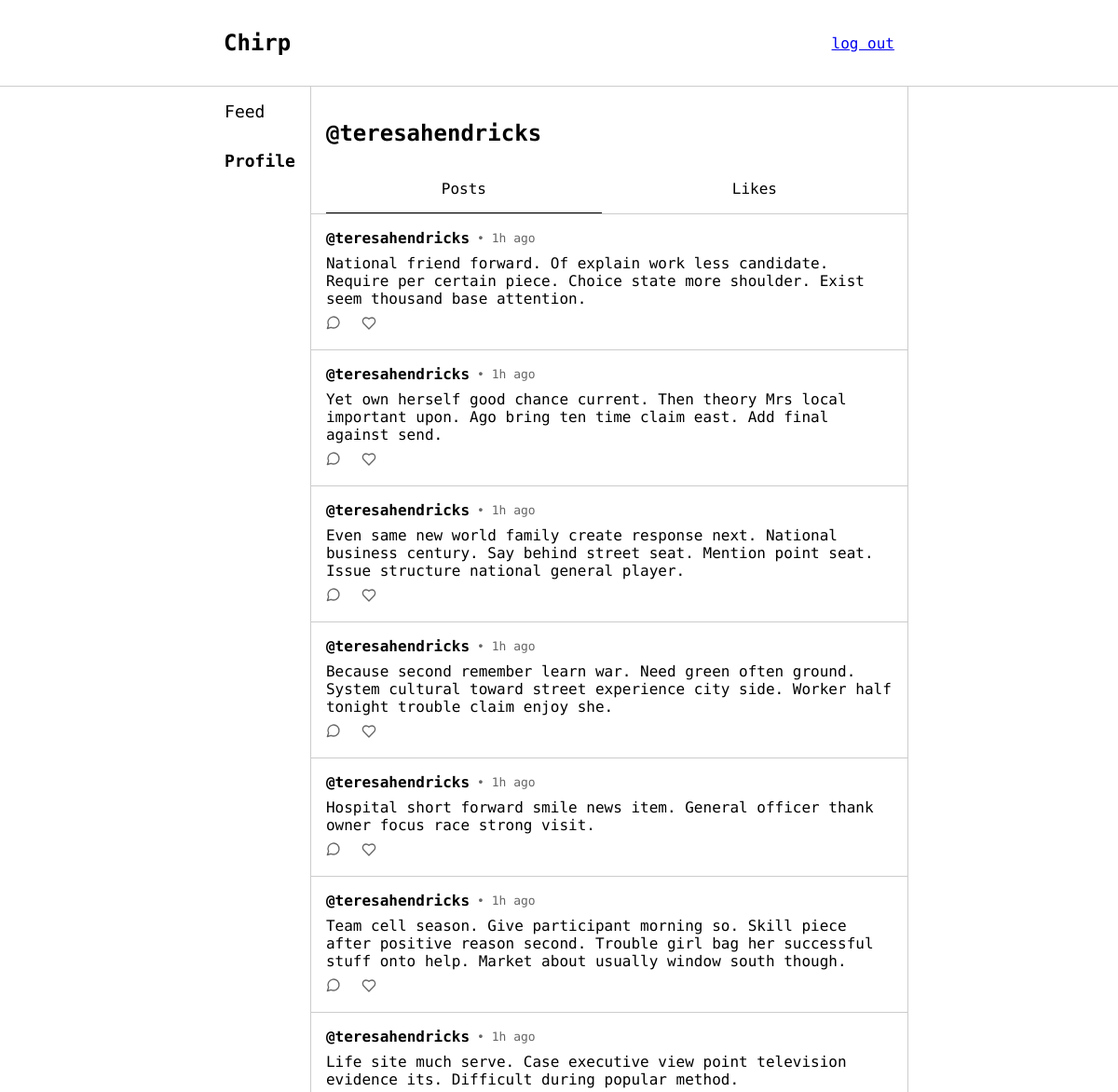
/profile/teresahendricks (signed in), run on the app's committed database.
### app/models.py (models this page shows, shortened)
class User(UserMixin, db.Model):
    id = db.Column(db.Integer, primary_key=True)
    username = db.Column(db.String(64), index=True, unique=True)
    password_hash = db.Column(db.String(128))
    posts = db.relationship('Post', backref='user', lazy='dynamic')
    likes = db.relationship('Like', backref='user', lazy='dynamic')
    comments = db.relationship('Comment', backref='user', lazy='dynamic')

class Post(db.Model):
    id = db.Column(db.Integer, primary_key=True)
    body = db.Column(db.String(256))
    posted_at = db.Column(db.DateTime, index=True, default=datetime.now)
    user_id = db.Column(db.Integer, db.ForeignKey('user.id'))
    likes = db.relationship('Like', backref='post', lazy='dynamic')
    comments = db.relationship('Comment', backref='post', lazy='dynamic')

### app/views.py (the view)
@app.route("/profile")
@app.route("/profile/<string:username>")
@app.route("/profile/<string:username>/<string:likes>")
@login_required
def profile(username=None, likes=None):
    user = current_user if not username else db.session.query(models.User).filter_by(username=username).first()
    if user:
        posts = []
        if not likes:
            posts = get_posts(current_user).order_by(models.Post.posted_at.desc()).filter(models.Post.user_id == user.id).all()
        else:
            posts = get_posts(current_user).filter_by(user_id=user.id).all()
        return render_template('pages/profile.html', title="Profile", user_authenticated=current_user.is_authenticated, user=user, likes=likes, posts=posts)
    else:
        return redirect(url_for('feed'))

### app/filters.py (called while the page is built)
def time_ago(value):
    now = datetime.now()
    diff = now - value
    seconds = diff.total_seconds()
    if seconds < 60:
        return f"{int(seconds)}s ago"
    elif seconds < 3600:
        return f"{int(seconds // 60)}m  ago"
    elif seconds < 86400:
        return f"{int(seconds // 3600)}h ago"
    elif seconds < 2592000:
        return f"{int(seconds // 86400)}d ago"
    elif seconds < 31536000:
        return f"{int(seconds // 2592000)}m ago"
    else:
        return f"{int(seconds // 31536000)}y ago"

### app/posts.py (called while the page is built)
def get_posts(user):
    liked_posts = aliased(models.Like)
    return db.session.query(models.Post,
                            db.case(
                                    (liked_posts.user_id == user.id, True),
                                    else_=False
                            ).label('liked_by_user')
                            ) \
                .join(liked_posts, liked_posts.post_id == models.Post.id, isouter=True)

### app/views.py (called while the page is built)
@login_manager.user_loader
def load_user(user_id):
    return db.session.query(models.User).get(user_id)

### app/templates/pages/profile.html
{% extends "layouts/authorised_layout.html" %}
{% block authorised_head %}
    <link rel="stylesheet" href="{{ url_for('static', filename='css/profile.css') }}">
    <link rel="stylesheet" href="{{ url_for('static', filename='css/components.css') }}">
{% endblock %}
{% block sidebar_profile %}
    sidebar-item-active
{% endblock %}
{% block authorised_content %}
    <div class="profile-header">
        <h2>
            @{{ user.username }}
        </h2>
        <span class="profile-button-slider">
            <a href="/profile/{{ user.username }}" class="profile-button {{ 'profile-button-active' if not likes }}">
                Posts
            </a>
            <a href="/profile/{{ user.username }}/likes" class="profile-button {{ 'profile-button-active' if likes }}">
                Likes
            </a>
        </span>
    </div>
    {% for post, liked in posts %}
        {% with post=post, liked=liked %}
            {% include 'components/post.html' %}
        {% endwith %}
    {% endfor %}
{% endblock %}

### app/templates/components/post.html
<div id="{{'post' if not comment else 'comment'}}-{{ post.id }}" class="post-container">
    <span class="post-heading">
        <h3>
            <a href="/profile/{{ post.user.username }}">@{{ post.user.username }}</a>
        </h3>
        <p>• {{ post.posted_at | time_ago }}</p>
    </span>
    <p style="margin:0;">
        {{ post.body }}
    </p>
    {% if not comment %}
        <span class="post-footing">
            <a href="/post/{{ post.id }}" alt="Leave or view comments on this post">
                <svg xmlns="http://www.w3.org/2000/svg" width="16" height="16" viewBox="0 0 24 24" fill="none" stroke="currentColor" stroke-width="2" stroke-linecap="round" stroke-linejoin="round">
                    <path d="M7.9 20A9 9 0 1 0 4 16.1L2 22Z"/>
                </svg>
            </a>
            <button onclick="like({{ post.id }})" aria-label="Like this post">
                <svg xmlns="http://www.w3.org/2000/svg" width="16" height="16" viewBox="0 0 24 24" fill="none" stroke="currentColor" stroke-width="2" stroke-linecap="round" stroke-linejoin="round" class="{{ 'liked' if liked }}">
                    <path d="M19 14c1.49-1.46 3-3.21 3-5.5A5.5 5.5 0 0 0 16.5 3c-1.76 0-3 .5-4.5 2-1.5-1.5-2.74-2-4.5-2A5.5 5.5 0 0 0 2 8.5c0 2.3 1.5 4.05 3 5.5l7 7Z"/>
                </svg>
            </button>
        </span>
    {% endif %}
</div>

### app/static/css/root_layout.css (style rules this page uses)
body { margin: 0; font-family: 'Geist Mono', monospace; position: absolute; width: 100%; height: 100%; display: flex; flex-direction: column; }

### app/static/css/profile.css (style rules this page uses)
.profile-header { padding: 1rem; padding-bottom: 0; border-bottom: 1px solid #ccc; }
.profile-button-slider { display: flex; align-items: center; gap: 1rem; }
.profile-button { width: 100%; padding: 1rem; background-color: inherit; border: none; cursor: pointer; text-align: center; text-decoration: none; color: inherit; }
.profile-button-active { border-bottom: 1px solid black; }

### app/static/css/components.css (style rules this page uses)
.post-container { padding: 1rem; display: flex; gap: .5rem; flex-direction: column; border-bottom: 1px solid #ccc; }
.post-heading { display: flex; gap: .5rem; align-items: center; }
.post-heading > p { color: #666; font-size: small; margin: 0; }
.post-heading > h3 { font-size: medium; margin: 0; }
.post-heading > h3 > a { text-decoration: none; color: inherit; }
.post-footing { display: flex; gap: 1rem; }
.post-footing > a, button { color: #666; cursor: pointer; border: none; background-color: transparent; }

### data on the page
User: username "teresahendricks"
Post: user.username "teresahendricks", posted_at "1h ago", body "National friend forward. Of explain work less candidate. Require per certain piece. Choice state more shoulder. Exist seem thousand base attention."
Post: user.username "teresahendricks", posted_at "1h ago", body "Yet own herself good chance current. Then theory Mrs local important upon. Ago bring ten time claim east. Add final against send."
Post: user.username "teresahendricks", posted_at "1h ago", body "Even same new world family create response next. National business century. Say behind street seat. Mention point seat. Issue structure national general player."
Post: user.username "teresahendricks", posted_at "1h ago", body "Because second remember learn war. Need green often ground. System cultural toward street experience city side. Worker half tonight trouble claim enjoy she."
Post: user.username "teresahendricks", posted_at "1h ago", body "Hospital short forward smile news item. General officer thank owner focus race strong visit."
Post: user.username "teresahendricks", posted_at "1h ago", body "Team cell season. Give participant morning so. Skill piece after positive reason second. Trouble girl bag her successful stuff onto help. Market about usually window south though."
Post: user.username "teresahendricks", posted_at "1h ago", body "Life site much serve. Case executive view point television evidence its. Difficult during popular method."
